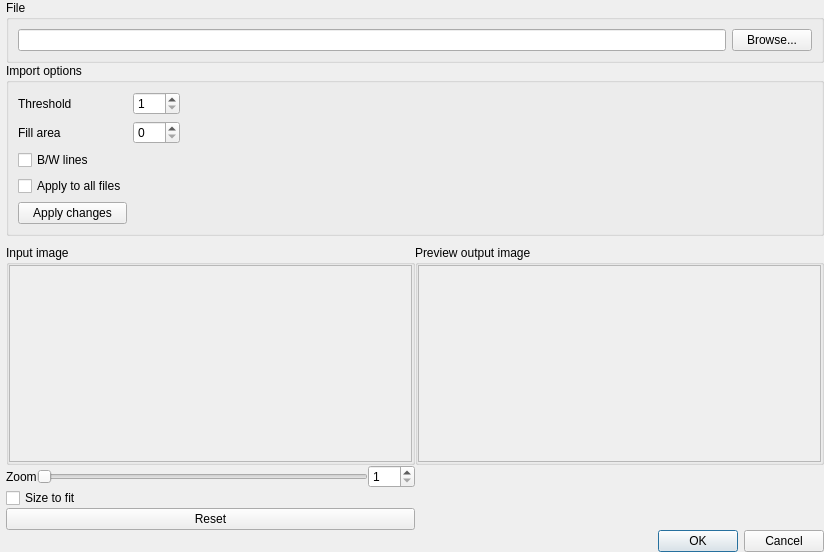
<?xml version="1.0" encoding="UTF-8"?>
<ui version="4.0">
 <class>ImportImageDialog</class>
 <widget class="QDialog" name="ImportImageDialog">
  <property name="geometry">
   <rect>
    <x>0</x>
    <y>0</y>
    <width>824</width>
    <height>552</height>
   </rect>
  </property>
  <property name="windowTitle">
   <string>Dialog</string>
  </property>
  <layout class="QGridLayout" name="gridLayout">
   <property name="leftMargin">
    <number>6</number>
   </property>
   <property name="topMargin">
    <number>0</number>
   </property>
   <property name="rightMargin">
    <number>0</number>
   </property>
   <property name="bottomMargin">
    <number>0</number>
   </property>
   <property name="spacing">
    <number>0</number>
   </property>
   <item row="0" column="0">
    <widget class="QGroupBox" name="fileGroupBox">
     <property name="enabled">
      <bool>true</bool>
     </property>
     <property name="title">
      <string>File</string>
     </property>
     <property name="flat">
      <bool>false</bool>
     </property>
     <layout class="QHBoxLayout" name="horizontalLayout_3">
      <item>
       <widget class="QLineEdit" name="fileEdit">
        <property name="readOnly">
         <bool>true</bool>
        </property>
       </widget>
      </item>
      <item>
       <widget class="QPushButton" name="browseButton">
        <property name="text">
         <string>Browse...</string>
        </property>
       </widget>
      </item>
     </layout>
    </widget>
   </item>
   <item row="1" column="0">
    <layout class="QGridLayout" name="outer_layout">
     <property name="leftMargin">
      <number>0</number>
     </property>
     <property name="rightMargin">
      <number>0</number>
     </property>
     <property name="horizontalSpacing">
      <number>0</number>
     </property>
     <item row="3" column="1">
      <widget class="QDialogButtonBox" name="buttonBox">
       <property name="orientation">
        <enum>Qt::Horizontal</enum>
       </property>
       <property name="standardButtons">
        <set>QDialogButtonBox::Cancel|QDialogButtonBox::Ok</set>
       </property>
       <property name="centerButtons">
        <bool>false</bool>
       </property>
      </widget>
     </item>
     <item row="2" column="1">
      <layout class="QGridLayout" name="view_layout">
       <property name="leftMargin">
        <number>0</number>
       </property>
       <property name="topMargin">
        <number>9</number>
       </property>
       <item row="1" column="1">
        <widget class="QGroupBox" name="input_groupbox">
         <property name="title">
          <string>Input image</string>
         </property>
         <layout class="QHBoxLayout" name="horizontalLayout">
          <property name="spacing">
           <number>0</number>
          </property>
          <property name="leftMargin">
           <number>0</number>
          </property>
          <property name="topMargin">
           <number>0</number>
          </property>
          <property name="rightMargin">
           <number>0</number>
          </property>
          <property name="bottomMargin">
           <number>0</number>
          </property>
          <item>
           <widget class="QScrollArea" name="scrollArea">
            <property name="widgetResizable">
             <bool>true</bool>
            </property>
            <widget class="QWidget" name="scrollAreaWidgetContents">
             <property name="geometry">
              <rect>
               <x>0</x>
               <y>0</y>
               <width>396</width>
               <height>134</height>
              </rect>
             </property>
             <layout class="QGridLayout" name="gridLayout_4">
              <property name="leftMargin">
               <number>0</number>
              </property>
              <property name="topMargin">
               <number>0</number>
              </property>
              <property name="rightMargin">
               <number>0</number>
              </property>
              <property name="bottomMargin">
               <number>0</number>
              </property>
              <property name="spacing">
               <number>0</number>
              </property>
              <item row="0" column="0">
               <widget class="QLabel" name="input_imageLabel">
                <property name="autoFillBackground">
                 <bool>true</bool>
                </property>
                <property name="text">
                 <string/>
                </property>
                <property name="alignment">
                 <set>Qt::AlignCenter</set>
                </property>
               </widget>
              </item>
             </layout>
            </widget>
           </widget>
          </item>
         </layout>
        </widget>
       </item>
       <item row="3" column="1">
        <widget class="QCheckBox" name="sizeToFitCheckbox">
         <property name="text">
          <string>Size to fit</string>
         </property>
        </widget>
       </item>
       <item row="1" column="3">
        <widget class="QGroupBox" name="preview_groupbox">
         <property name="title">
          <string>Preview output image</string>
         </property>
         <layout class="QHBoxLayout" name="horizontalLayout_2">
          <property name="spacing">
           <number>0</number>
          </property>
          <property name="leftMargin">
           <number>0</number>
          </property>
          <property name="topMargin">
           <number>0</number>
          </property>
          <property name="rightMargin">
           <number>0</number>
          </property>
          <property name="bottomMargin">
           <number>0</number>
          </property>
          <item>
           <widget class="QScrollArea" name="scrollArea_2">
            <property name="widgetResizable">
             <bool>true</bool>
            </property>
            <widget class="QWidget" name="scrollAreaWidgetContents_2">
             <property name="geometry">
              <rect>
               <x>0</x>
               <y>0</y>
               <width>396</width>
               <height>134</height>
              </rect>
             </property>
             <layout class="QGridLayout" name="gridLayout_2">
              <property name="leftMargin">
               <number>0</number>
              </property>
              <property name="topMargin">
               <number>0</number>
              </property>
              <property name="rightMargin">
               <number>0</number>
              </property>
              <property name="bottomMargin">
               <number>0</number>
              </property>
              <property name="spacing">
               <number>0</number>
              </property>
              <item row="0" column="0">
               <widget class="QLabel" name="preview_imageLabel">
                <property name="autoFillBackground">
                 <bool>true</bool>
                </property>
                <property name="text">
                 <string/>
                </property>
                <property name="alignment">
                 <set>Qt::AlignCenter</set>
                </property>
               </widget>
              </item>
             </layout>
            </widget>
           </widget>
          </item>
         </layout>
        </widget>
       </item>
       <item row="2" column="1">
        <layout class="QHBoxLayout" name="horizontalLayout_4">
         <item>
          <widget class="QLabel" name="zoomLabel">
           <property name="text">
            <string>Zoom</string>
           </property>
          </widget>
         </item>
         <item>
          <widget class="QSlider" name="zoomSlider">
           <property name="minimum">
            <number>1</number>
           </property>
           <property name="maximum">
            <number>200</number>
           </property>
           <property name="orientation">
            <enum>Qt::Horizontal</enum>
           </property>
          </widget>
         </item>
         <item>
          <widget class="QSpinBox" name="zoomSpinbox">
           <property name="minimum">
            <number>1</number>
           </property>
           <property name="maximum">
            <number>200</number>
           </property>
          </widget>
         </item>
        </layout>
       </item>
       <item row="4" column="1">
        <widget class="QPushButton" name="resetPreviewButton">
         <property name="text">
          <string>Reset</string>
         </property>
        </widget>
       </item>
      </layout>
     </item>
     <item row="2" column="0">
      <spacer name="verticalSpacer">
       <property name="orientation">
        <enum>Qt::Vertical</enum>
       </property>
       <property name="sizeHint" stdset="0">
        <size>
         <width>0</width>
         <height>40</height>
        </size>
       </property>
      </spacer>
     </item>
     <item row="1" column="0" colspan="2">
      <widget class="QGroupBox" name="options_groupbox">
       <property name="title">
        <string>Import options</string>
       </property>
       <layout class="QGridLayout" name="gridLayout_3" rowstretch="0,0,0,0,0">
        <item row="1" column="0">
         <widget class="QLabel" name="fillareaLabel">
          <property name="text">
           <string>Fill area</string>
          </property>
         </widget>
        </item>
        <item row="0" column="1">
         <widget class="QSpinBox" name="thresholdSpinbox">
          <property name="minimum">
           <number>1</number>
          </property>
          <property name="maximum">
           <number>100</number>
          </property>
         </widget>
        </item>
        <item row="0" column="2">
         <spacer name="horizontalSpacer">
          <property name="orientation">
           <enum>Qt::Horizontal</enum>
          </property>
          <property name="sizeType">
           <enum>QSizePolicy::MinimumExpanding</enum>
          </property>
          <property name="sizeHint" stdset="0">
           <size>
            <width>40</width>
            <height>20</height>
           </size>
          </property>
         </spacer>
        </item>
        <item row="4" column="0">
         <widget class="QPushButton" name="applyChangesButton">
          <property name="text">
           <string>Apply changes</string>
          </property>
         </widget>
        </item>
        <item row="0" column="0">
         <widget class="QLabel" name="thresholdLabel">
          <property name="text">
           <string>Threshold</string>
          </property>
         </widget>
        </item>
        <item row="3" column="0">
         <widget class="QCheckBox" name="applyAllCheckbox">
          <property name="text">
           <string>Apply to all files</string>
          </property>
         </widget>
        </item>
        <item row="1" column="1">
         <widget class="QSpinBox" name="fillAreaSpinbox"/>
        </item>
        <item row="2" column="0">
         <widget class="QCheckBox" name="blackWhiteCheckbox">
          <property name="text">
           <string>B/W lines</string>
          </property>
         </widget>
        </item>
       </layout>
      </widget>
     </item>
    </layout>
   </item>
  </layout>
 </widget>
 <resources/>
 <connections>
  <connection>
   <sender>buttonBox</sender>
   <signal>accepted()</signal>
   <receiver>ImportImageDialog</receiver>
   <slot>accept()</slot>
   <hints>
    <hint type="sourcelabel">
     <x>248</x>
     <y>254</y>
    </hint>
    <hint type="destinationlabel">
     <x>157</x>
     <y>274</y>
    </hint>
   </hints>
  </connection>
  <connection>
   <sender>buttonBox</sender>
   <signal>rejected()</signal>
   <receiver>ImportImageDialog</receiver>
   <slot>reject()</slot>
   <hints>
    <hint type="sourcelabel">
     <x>316</x>
     <y>260</y>
    </hint>
    <hint type="destinationlabel">
     <x>286</x>
     <y>274</y>
    </hint>
   </hints>
  </connection>
 </connections>
</ui>
